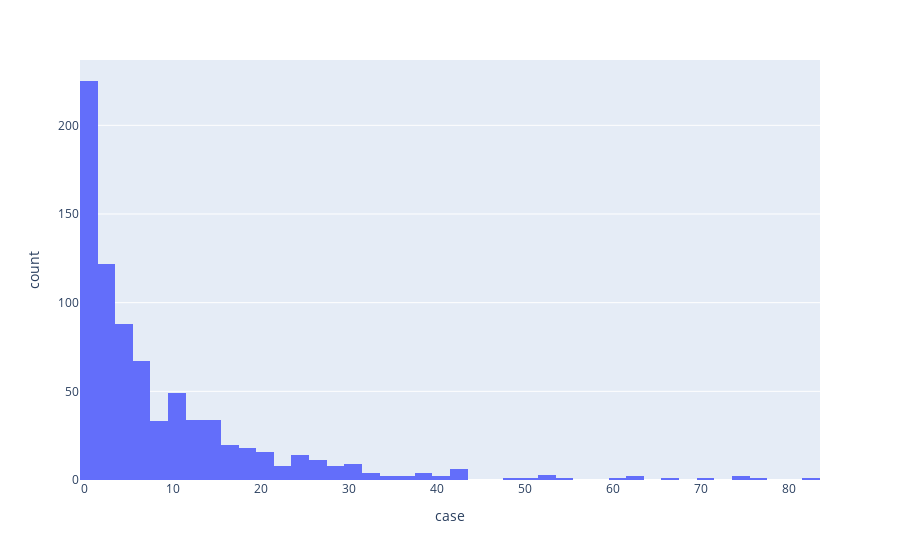

The notebook cell this image was saved under:
### Code cell
import plotly.express as px

fig = px.histogram(train_df, x='case')
fig.show()

# skew data , not gaussian distribution => should IQR to determine outliers

### Figure 1 — Plotly figure (JSON) as saved in the notebook; plotly's stock layout.template omitted (floating-point values rounded to 4 significant figures; data arrays with more than 128 entries replaced by an {"elided": "..."} marker saying what was removed)
{"data": [{"alignmentgroup": "True", "bingroup": "x", "hovertemplate": "case=%{x}<br>count=%{y}<extra></extra>", "legendgroup": "", "marker": {"color": "#636efa", "pattern": {"shape": ""}}, "name": "", "offsetgroup": "", "orientation": "v", "showlegend": false, "type": "histogram", "x": {"elided": "792 int values"}, "xaxis": "x", "yaxis": "y"}], "layout": {"barmode": "relative", "legend": {"tracegroupgap": 0}, "margin": {"t": 60}, "xaxis": {"anchor": "y", "domain": [0, 1], "title": {"text": "case"}}, "yaxis": {"anchor": "x", "domain": [0, 1], "title": {"text": "count"}}}}
